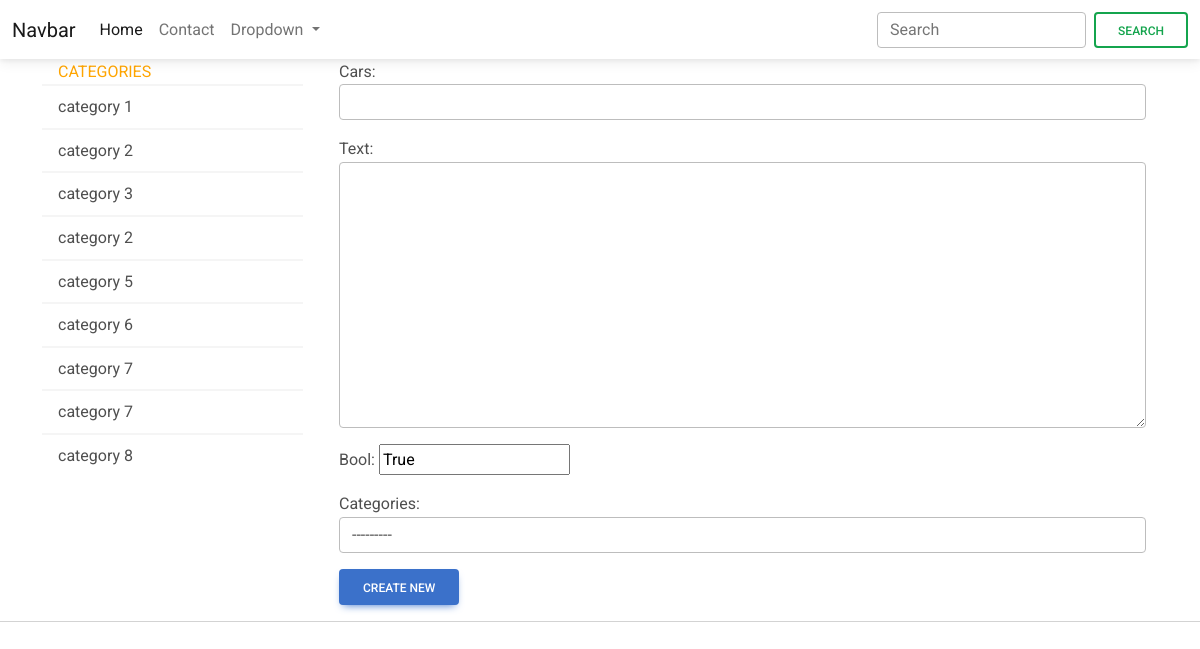
The page /app/add_new/ on the database its author committed.
### configapp/models.py (models this page shows)
class Category(models.Model):
    title = models.CharField(max_length=100)
    def __str__(self):
        return self.title

### configapp/views.py (the view)
# urls.py: path('add_new/', add_new, name='add_new'),
def add_new(request):
    if request.method == 'POST':
        form = NewForm(request.POST)
        if form.is_valid():
            News.objects.create(**form.cleaned_data)
            return redirect('home')
    else:
        form = NewForm()
    categories = Category.objects.all()
    content = {
        'form': form,
        'categories': categories,
    }
    return render(request, 'news/add_new.html', context=content)

### configapp/forms.py (shortened to what this page needs)
class NewForm(forms.ModelForm):
    class Meta:
        model = News
        fields = ['title', 'content', 'is_published', 'category']
        widgets = {
            'title': forms.TextInput(
                attrs={
                    'class': 'form-control'
                }
            ),
            'content': forms.TextInput(
                attrs={
                    'class': 'form-control'
                }
            ),
            'category': forms.TextInput(
                attrs={
                    'class': 'form-control'
                }
            )
        }
    title = forms.CharField(max_length=150, label='Cars', widget=forms.TextInput(
        attrs=({'class': 'form-control'})
    ))
    content = forms.CharField(label='Text', widget=(forms.Textarea(
        attrs=({'class': 'form-control'})
    )))
    is_published = forms.CharField(label='Bool', initial=True)
    category = forms.ModelChoiceField(queryset=Category.objects.all(), label='Categories',
                                      widget=forms.Select(
                                          attrs=({'class': 'form-control'})
                                      ))

### configapp/templates/news/add_new.html (shortened to what this page needs)
<!DOCTYPE html>
<html lang="en">
<head>
</head>
<body>
<nav class="navbar navbar-expand-lg bg-body-tertiary">
    <div class="container-fluid">
        <a class="navbar-brand" href="#">Navbar</a>
        <div class="collapse navbar-collapse" id="navbarSupportedContent">
            <ul class="navbar-nav me-auto mb-2 mb-lg-0">
                <li class="nav-item">
                    <a class="nav-link active" aria-current="page" href="{%url 'home'%}">Home</a>
                </li>
                <li class="nav-item">
                    <a class="nav-link" href="#">Contact</a>
                </li>
                <li class="nav-item dropdown">
                    <a class="nav-link dropdown-toggle" href="#" role="button" data-bs-toggle="dropdown"
                       aria-expanded="false">
                        Dropdown
                    </a>
                </li>
            </ul>
            <form class="d-flex" role="search">
                <input class="form-control me-2" type="search" placeholder="Search" aria-label="Search">
                <button class="btn btn-outline-success" type="submit">Search</button>
            </form>
        </div>
    </div>
</nav>
<div class="container">
    <div class="row">
        <div class="col-3">
            <div class="card-header px-3" style="color:orange">CATEGORIES</div>
            <ul class="list-group list-group-light list-group-small">
                {% for item in categories%}
                <a class="list-group-item px-3" href="{% url 'category' item.pk%}">{{item.title}}</a>
                {%endfor%}
            </ul>
        </div>
        <div class="col-9">
            <div class="container">
                <form action="{%url 'add_new'%}" method="post">
                    {{form.as_p}}
                    <button type="submit" class="btn btn-primary btn-control">CREATE NEW</button>
                </form>
            </div>
        </div>
    </div>
</div>
<hr>
<link
        href="https://cdnjs.cloudflare.com/ajax/libs/font-awesome/6.0.0/css/all.min.css"
        rel="stylesheet"
/>
<link
        href="https://cdnjs.cloudflare.com/ajax/libs/mdb-ui-kit/6.2.0/mdb.min.css"
        rel="stylesheet"
/>
</body>
</html>

### rows shown on the page
Category: title "category 1"
Category: title "category 2"
Category: title "category 3"
Category: title "category 2"
Category: title "category 5"
Category: title "category 6"
Category: title "category 7"
Category: title "category 7"
Category: title "category 8"
